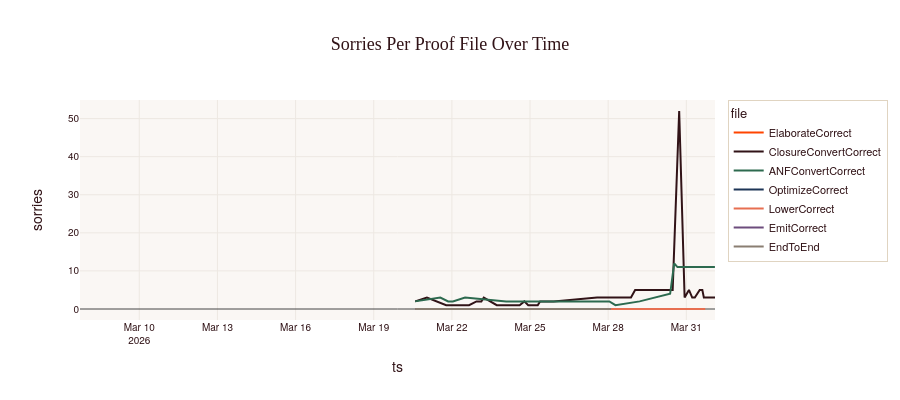

The code cell stored with this chart in its notebook:
### Markdown cell above
## 8. All Proof Files — Sorry Trajectory

### Code cell
proof_files = [
    'VerifiedJS/Proofs/ElaborateCorrect.lean',
    'VerifiedJS/Proofs/ClosureConvertCorrect.lean',
    'VerifiedJS/Proofs/ANFConvertCorrect.lean',
    'VerifiedJS/Proofs/OptimizeCorrect.lean',
    'VerifiedJS/Proofs/LowerCorrect.lean',
    'VerifiedJS/Proofs/EmitCorrect.lean',
    'VerifiedJS/Proofs/EndToEnd.lean',
]

all_proof_hist = []
for pf in proof_files:
    h = track_file_evolution(pf, sample_every=10)
    h['file'] = pf.split('/')[-1].replace('.lean', '')
    all_proof_hist.append(h)
    print(f'{pf.split("/")[-1]}: {len(h)} snapshots')

proof_df = pd.concat(all_proof_hist, ignore_index=True)

fig = px.line(proof_df, x='ts', y='sorries', color='file',
    title='Sorries Per Proof File Over Time',
    height=400)
fig.show()

### Figure 1 — Plotly figure (JSON) as saved in the notebook; plotly's stock layout.template omitted (floating-point values rounded to 4 significant figures)
{"data": [{"hovertemplate": "file=ElaborateCorrect<br>ts=%{x}<br>sorries=%{y}<extra></extra>", "legendgroup": "ElaborateCorrect", "line": {"color": "#ff4500", "dash": "solid"}, "marker": {"symbol": "circle"}, "mode": "lines", "name": "ElaborateCorrect", "orientation": "v", "showlegend": true, "type": "scatter", "x": ["2026-03-20T14:10:01.000000", "2026-03-21T14:45:02.000000"], "xaxis": "x", "y": [0, 0], "yaxis": "y"}, {"hovertemplate": "file=ClosureConvertCorrect<br>ts=%{x}<br>sorries=%{y}<extra></extra>", "legendgroup": "ClosureConvertCorrect", "line": {"color": "#311317", "dash": "solid"}, "marker": {"symbol": "circle"}, "mode": "lines", "name": "ClosureConvertCorrect", "orientation": "v", "showlegend": true, "type": "scatter", "x": ["2026-03-20T14:10:01.000000", "2026-03-21T01:00:01.000000", "2026-03-21T18:45:01.000000", "2026-03-22T15:50:02.000000", "2026-03-22T22:40:01.000000", "2026-03-23T03:10:01.000000", "2026-03-23T05:25:01.000000", "2026-03-23T11:10:02.000000", "2026-03-23T17:20:02.000000", "2026-03-23T20:40:02.000000", "2026-03-24T02:55:02.000000", "2026-03-24T09:00:01.000000", "2026-03-24T14:25:02.000000", "2026-03-24T18:45:02.000000", "2026-03-24T22:20:02.000000", "2026-03-25T01:30:02.000000", "2026-03-25T04:00:02.000000", "2026-03-25T07:05:02.000000", "2026-03-25T09:15:01.000000", "2026-03-25T13:15:01.000000", "2026-03-25T21:45:02.000000", "2026-03-27T13:45:04.000000", "2026-03-27T16:55:01.000000", "2026-03-27T18:35:02.000000", "2026-03-28T08:45:01.000000", "2026-03-28T11:50:01.000000", "2026-03-28T21:00:01.000000", "2026-03-29T00:50:01.000000", "2026-03-29T04:10:01.000000", "2026-03-29T06:45:01.000000", "2026-03-29T08:05:02.000000", "2026-03-29T09:25:01.000000", "2026-03-29T11:40:01.000000", "2026-03-29T13:00:01.000000", "2026-03-29T14:45:01.000000", "2026-03-29T16:50:01.000000", "2026-03-29T19:30:01.000000", "2026-03-29T21:05:22.000000", "2026-03-29T22:55:01.000000", "2026-03-30T06:40:02.000000", "2026-03-30T11:25:01.000000", "2026-03-30T17:25:01.000000", "2026-03-30T22:25:01.000000", "2026-03-31T02:25:01.000000", "2026-03-31T05:25:02.000000", "2026-03-31T07:50:01.000000", "2026-03-31T12:20:01.000000", "2026-03-31T14:45:01.000000", "2026-03-31T16:10:01.000000", "2026-03-31T17:35:01.000000", "2026-03-31T20:00:02.000000", "2026-03-31T21:00:02.000000", "2026-03-31T22:15:01.000000", "2026-03-31T23:25:01.000000", "2026-04-01T01:10:01.000000", "2026-04-01T02:25:01.000000"], "xaxis": "x", "y": [2, 3, 1, 1, 2, 2, 3, 2, 1, 1, 1, 1, 1, 2, 1, 1, 1, 1, 2, 2, 2, 3, 3, 3, 3, 3, 3, 5, 5, 5, 5, 5, 5, 5, 5, 5, 5, 5, 5, 5, 5, 52, 3, 5, 3, 3, 5, 5, 3, 3, 3, 3, 3, 3, 3, 3], "yaxis": "y"}, {"hovertemplate": "file=ANFConvertCorrect<br>ts=%{x}<br>sorries=%{y}<extra></extra>", "legendgroup": "ANFConvertCorrect", "line": {"color": "#2d6a4f", "dash": "solid"}, "marker": {"symbol": "circle"}, "mode": "lines", "name": "ANFConvertCorrect", "orientation": "v", "showlegend": true, "type": "scatter", "x": ["2026-03-20T14:10:01.000000", "2026-03-21T13:20:02.000000", "2026-03-21T20:35:01.000000", "2026-03-22T00:55:01.000000", "2026-03-22T12:10:01.000000", "2026-03-24T02:00:02.000000", "2026-03-25T16:45:01.000000", "2026-03-27T23:10:01.000000", "2026-03-28T01:05:01.000000", "2026-03-28T06:40:02.000000", "2026-03-29T05:00:01.000000", "2026-03-30T09:05:01.000000", "2026-03-30T12:50:01.000000", "2026-03-30T15:50:02.000000", "2026-03-31T19:35:02.000000", "2026-03-31T22:30:02.000000", "2026-04-01T00:25:01.000000", "2026-04-01T02:20:01.000000"], "xaxis": "x", "y": [2, 3, 2, 2, 3, 2, 2, 2, 2, 1, 2, 4, 12, 11, 11, 11, 11, 11], "yaxis": "y"}, {"hovertemplate": "file=OptimizeCorrect<br>ts=%{x}<br>sorries=%{y}<extra></extra>", "legendgroup": "OptimizeCorrect", "line": {"color": "#1d3557", "dash": "solid"}, "marker": {"symbol": "circle"}, "mode": "lines", "name": "OptimizeCorrect", "orientation": "v", "showlegend": true, "type": "scatter", "x": ["2026-03-07T17:22:19.000000"], "xaxis": "x", "y": [0], "yaxis": "y"}, {"hovertemplate": "file=LowerCorrect<br>ts=%{x}<br>sorries=%{y}<extra></extra>", "legendgroup": "LowerCorrect", "line": {"color": "#e76f51", "dash": "solid"}, "marker": {"symbol": "circle"}, "mode": "lines", "name": "LowerCorrect", "orientation": "v", "showlegend": true, "type": "scatter", "x": ["2026-03-20T14:10:01.000000", "2026-03-31T17:25:01.000000"], "xaxis": "x", "y": [0, 0], "yaxis": "y"}, {"hovertemplate": "file=EmitCorrect<br>ts=%{x}<br>sorries=%{y}<extra></extra>", "legendgroup": "EmitCorrect", "line": {"color": "#6d4c7d", "dash": "solid"}, "marker": {"symbol": "circle"}, "mode": "lines", "name": "EmitCorrect", "orientation": "v", "showlegend": true, "type": "scatter", "x": ["2026-03-20T14:10:01.000000", "2026-03-28T02:35:01.000000"], "xaxis": "x", "y": [0, 0], "yaxis": "y"}, {"hovertemplate": "file=EndToEnd<br>ts=%{x}<br>sorries=%{y}<extra></extra>", "legendgroup": "EndToEnd", "line": {"color": "#8a7e72", "dash": "solid"}, "marker": {"symbol": "circle"}, "mode": "lines", "name": "EndToEnd", "orientation": "v", "showlegend": true, "type": "scatter", "x": ["2026-03-20T14:10:01.000000", "2026-03-28T02:35:01.000000"], "xaxis": "x", "y": [0, 0], "yaxis": "y"}], "layout": {"height": 400, "legend": {"title": {"text": "file"}, "tracegroupgap": 0}, "title": {"text": "Sorries Per Proof File Over Time"}, "xaxis": {"anchor": "y", "domain": [0, 1], "title": {"text": "ts"}}, "yaxis": {"anchor": "x", "domain": [0, 1], "title": {"text": "sorries"}}}}
